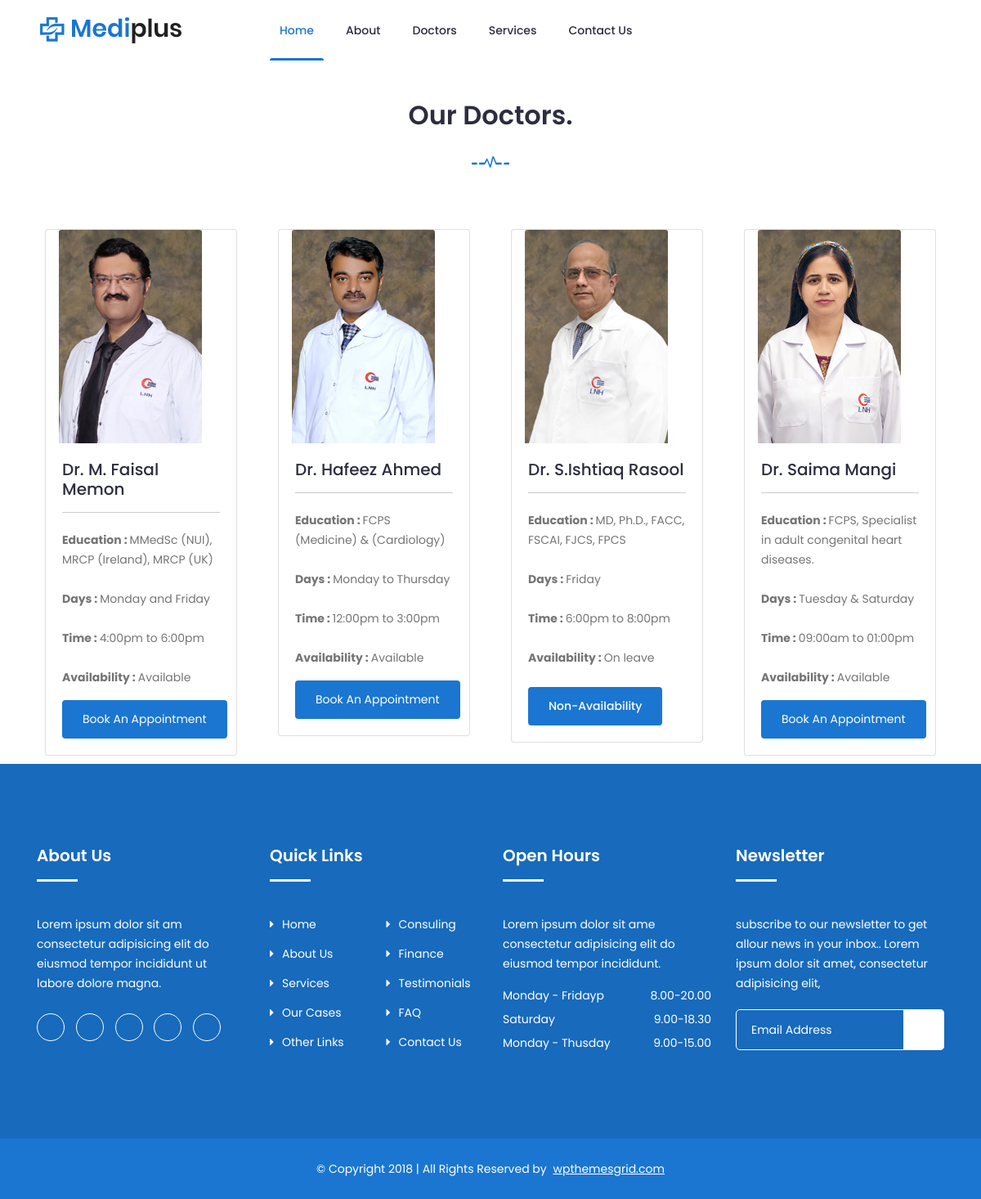
/doctordetail/1, run on the app's committed database.
### myapp/models.py (models this page shows, shortened)
class DoctorDetail(models.Model):
    name = models.CharField(max_length=200)
    category = models.ForeignKey(Category, on_delete=models.CASCADE)
    image = models.ImageField(upload_to='images/', default="")
    days = models.CharField(max_length=200)
    time = models.CharField(max_length=200)
    available = models.CharField(max_length=200)
    degree = models.CharField(max_length=200, default="")

### myapp/views.py (the view)
# urls.py: path('doctordetail/<int:doc_id>', views.DoctorDetails, name='doctordetails'),
def DoctorDetails(request, doc_id):
    categories = Category.objects.get(id=doc_id)
    detail = DoctorDetail.objects.filter(category=categories)
    doctor = DoctorDetail.objects.all()
    context = {
        "categories": categories,
        "detail": detail,
        "doctor": doctor
    }
    return render(request, 'doctordetail.html', context)

### templates/doctordetail.html (shortened to what this page needs)
{% include 'partials/header.html' %}
    <div class="container mt-5">
        	<div class="section-title">
							<h2>Our Doctors.</h2>
							<img src="/static/mimg/section-img.png" alt="#">
						</div>
        <div class="row">
            {% for i in detail %}
            <div class="col-md-3">
                <div class="card doctor-card">
                    <img src="/media/{{i.image}}" class="card-img-top ml-3 h-50 w-75" alt="Doctor 1">
                    <div class="card-body">
                        <h5 class="card-title">{{i.name}}</h5>
                        <hr>
                         <p class="card-text">
                            <b>Education : </b>{{i.degree}}
                        </p>
                        <br>
                        <p class="card-text">
                            <b>Days : </b>{{i.days}}
                        </p>
                        <br>
                        <p class="card-text">
                            <b>Time : </b> {{i.time}}
                        </p>
                             <br>
                         <p class="card-text">
                            <b>Availability : </b>{{i.available}}
                        </p>
                        {% if i.available == "On leave" %}
                         <br>
                         <p class="card-text">
                             <b class="btn">Non-Availability</b>
                        </p>
                        {% else %}
                        <button type="submit" class="btn mt-3"><a href="{% url 'appointment' i.id %}">Book An Appointment</a></button>
                        {% endif %}
                    </div>
                </div>
            </div>
            {% endfor %}
        </div>
    </div>
{% include 'partials/footer.html' %}

### templates/doctordetail.html (style rules this page uses)
.doctor-card { margin: 10px; }

### data on the page
DoctorDetail: image (picture), name "Dr. M. Faisal Memon", degree "MMedSc (NUI), MRCP (Ireland), MRCP (UK)", days "Monday and Friday", time "4:00pm to 6:00pm", available "Available", shows "Book An Appointment"
DoctorDetail: image (picture), name "Dr. Hafeez Ahmed", degree "FCPS (Medicine) & (Cardiology)", days "Monday to Thursday", time "12:00pm to 3:00pm", available "Available", shows "Book An Appointment"
DoctorDetail: image (picture), name "Dr. S.Ishtiaq Rasool", degree "MD, Ph.D., FACC, FSCAI, FJCS, FPCS", days "Friday", time "6:00pm to 8:00pm", available "On leave", shows "Non-Availability"
DoctorDetail: image (picture), name "Dr. Saima Mangi", degree "FCPS, Specialist in adult congenital heart diseases.", days "Tuesday & Saturday", time "09:00am to 01:00pm", available "Available", shows "Book An Appointment"
